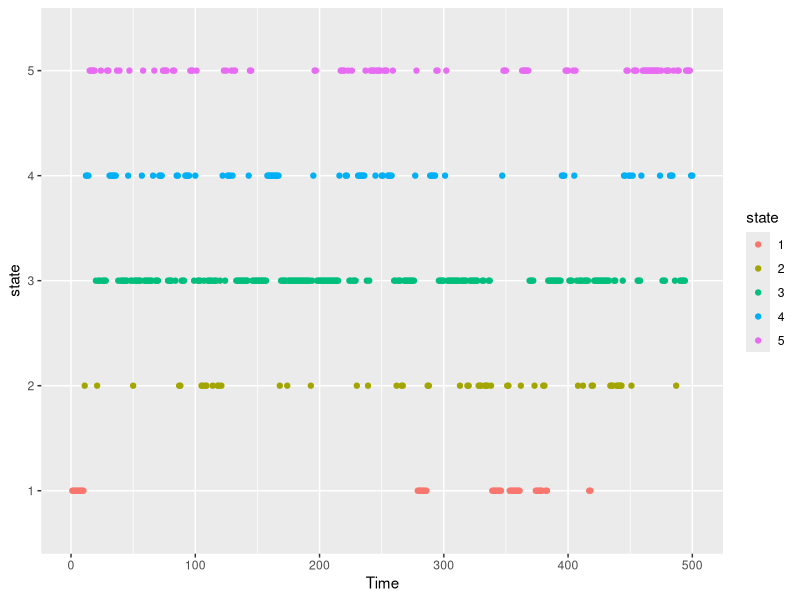
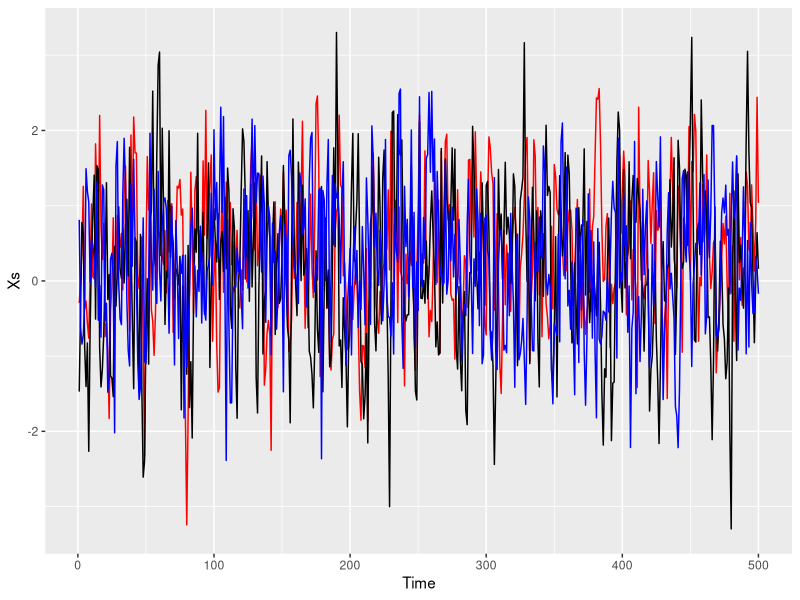

Source code (R) for these figures, in order:
#### Vamos a simular un HMM autorregresivo para utilizar decoding a partir de 
#### las recurrencias de las prob forward y backward
library(ggplot2)
library(dplyr)
library(mvtnorm)
#1. Simulacion 
# 5 comportamientos. supongo todos las variables AR(1)

M=5 # Number of possible states

# Parameters of AR models
alphas=list()
alphas[[1]]=c(0.2,0.3,0.4) # alpha parameter for state 1 for the three acc axis
alphas[[2]]=c(0.7,0.2,-0.2) # alpha parameter for state 2 for the three acc axis
alphas[[3]]=c(-.1,-.04,0.2) # alpha parameter for state 3 for the three acc axis
alphas[[4]]=c(0.6,0.6,0.5) # alpha parameter for state 4 for the three acc axis
alphas[[5]]=c(0.4,-0.3,0.3) # alpha parameter for state 5 for the three acc axis

betas1=list() 
betas1[[1]]=c(0.4,0.5,.1) # beta1 for state 1 for the three acc axis
betas1[[2]]=c(0.2,0.35,.6) # beta1 for state 2 for the three acc axis
betas1[[3]]=c(0.5,0.6,.2) # beta1 for state 3 for the three acc axis
betas1[[4]]=c(0.1,0.2,.25) # beta1 for state 4 for the three acc axis
betas1[[5]]=c(0.3,0.4,.15) # beta1 for state 5 for the three acc axis

sigma=cbind(c(0.5,0.8,0.7),c(0.5,0.8,0.7),c(0.5,0.8,0.7),c(0.5,0.8,0.7),c(0.5,0.8,0.7))

# Initial distributions
delta=rep(1,M)/M

tpm <- matrix(c(0.9, 0.05, 0.03, 0.01,0.01,
                0.1, 0.4,0.4, 0.07, 0.03,
                0.01, 0.15, 0.7,0.09,0.05,
                0.01,0.03 ,0.01, 0.61, 0.34,
                0.01,0.03 ,0.31, 0.11, 0.54), byrow = T, nrow = 5)

## secuencia de Estados

states <- matrix(NA, nrow = 500, ncol = 50)
for (i in 1:50) {
  for (j in 1:500) {
    if (j == 1) {
      states[1, i] <- sample(x = 1:5, size = 1, prob = delta)
    } else {
      states[j, i] <- sample(x = 1:5, size = 1, prob = tpm[states[j - 1, i], ])
    }
  }
}
rm(i,j)

## simu observaciones
obs <- list()
for (k in 1:50) obs[[k]] <- matrix(NA, nrow = 500, ncol = 3)
rm(k)
# set first obs
for (k in 1:50){
obs[[k]][1,]=rmvnorm(1, mean = rep(0, 3), sigma = diag(sigma[,states[1,k]]))

# c(rnorm(1,0,sd=sigma[1,states[1,k]]),
#                 rnorm(1,0,sd=sigma[2,states[1,k]]),
#                 rnorm(1,0,sd=sigma[3,states[1,k]]))
}
rm(k)
for (i in 1:50) {
  for (j in 2:500) {
    
    mu=alphas[[states[j,i]]]+obs[[i]][(j-1),]*betas1[[states[j,i]]]
    sig=sigma[,states[j,i]]
    
    obs[[i]][j, ] = rmvnorm(n=1, mean=mu, sigma=diag(sig))
    
  }
  
}
rm(i,j)

## tidy data
tracks <- paste("T", 1:50, sep = "")
data <- data.frame(obs[[1]], state = states[, 1], timeseries = rep(tracks[1],
                                                                   500))
for (j in 2:50) data <- rbind(data, data.frame(obs[[j]], state = states[, j],
                                               timeseries = rep(tracks[j], 500)))
data$state=as.factor(data$state)
rm(j)
### plot ts 1

ggplot(data%>%filter(timeseries=='T1'),aes(x=seq(1,500),state,color=state))+geom_point()+xlab('Time')

ggplot(data%>%filter(timeseries=='T1'))+geom_line(aes(x=seq(1,500),X1),col='red')+
  geom_line(aes(x=seq(1,500),X2))+geom_line(aes(x=seq(1,500),X3),col='blue')+  
  xlab('Time')+ylab('Xs')

######################################################################
####### Generamos las entradas para el decoding ######################
######################################################################

# M = number of states
# n = lenght of the time series
# log_gamma = transition probability matrix for a homogeneous state process
#             log transformed 
#             :: MxM matrix
# log_allprobs = logarithm of the state-dependent densities evaluated 
#                at each observation 
#                :: n x M matrix
# log_delta  = log initial distribution 
#              :: vector of length m

n=length(obs[[1]][,1])
nrep=50
M=5

log_allprobs=list()

for (i in 1:nrep)
  {log_allprobs[[i]]=matrix(NA,ncol=M,nrow=n)}

rm(i)
for (i in 1:nrep) {
  for (m in 1:M) {
    # prob at time 1
    log_allprobs[[i]][1,m]=dmvnorm(obs[[i]][1,], mean=c(0,0,0), sigma=diag(sigma[,m]), log = TRUE)
        for (t in 2:n)  
        {
        mu=alphas[[m]]+obs[[i]][t-1,]*betas1[[m]]
        sig=sigma[,m]
        log_allprobs[[i]][t,m]= dmvnorm(obs[[i]][t,], mean=mu, sigma=diag(sig), log = TRUE)
        }
}
}
rm(i,m,t)



log_delta=log(delta)
log_gamma=log(tpm)



